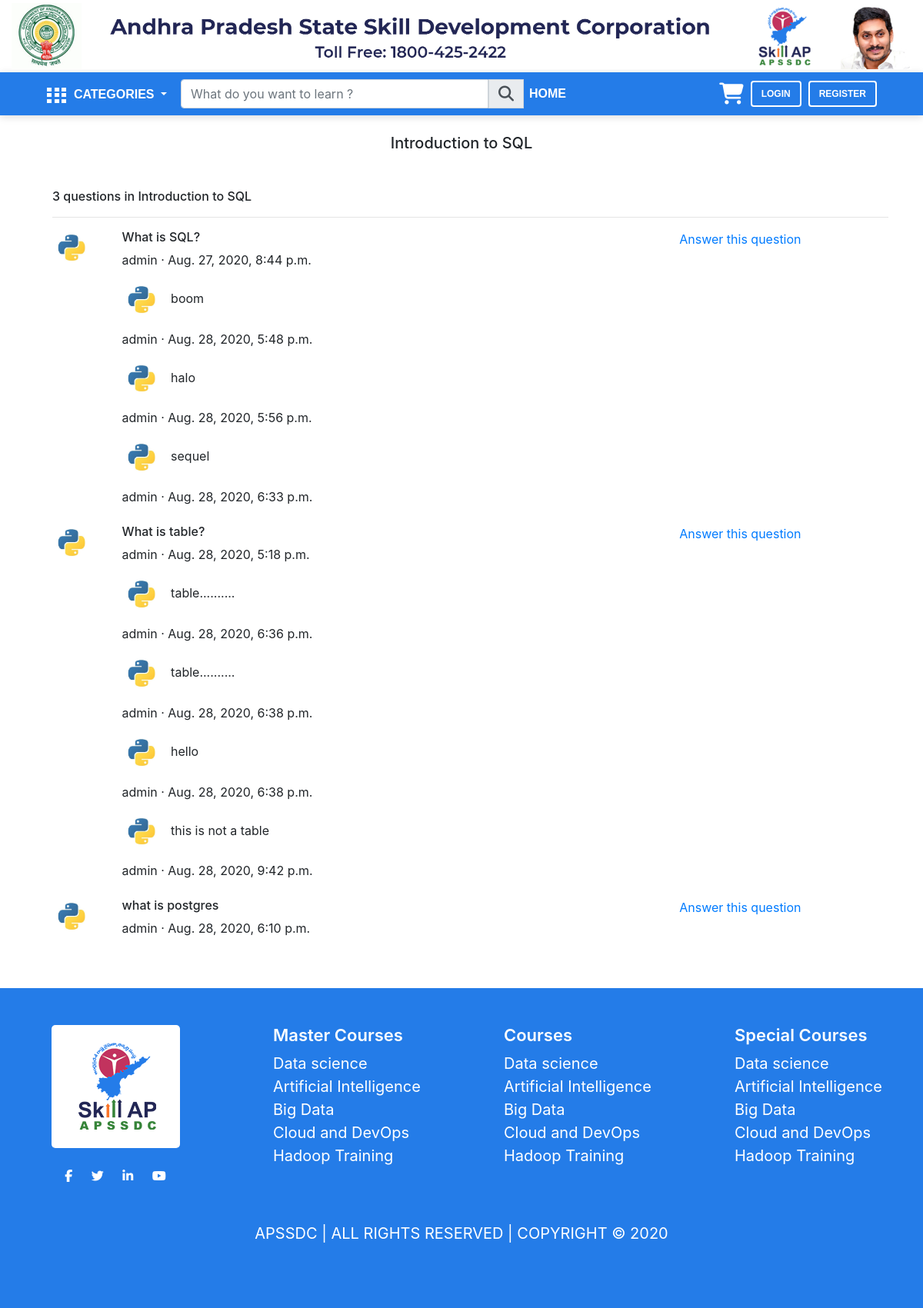
Page /qna/sqlintro/ on the committed database.
### lms/models.py (models this page shows, shortened)
class Course(models.Model):
	title = models.CharField(max_length = 100)
	category = models.ForeignKey(Category, on_delete = models.CASCADE)
	short_description = models.TextField()
	description = models.TextField()
	video_id = models.CharField(max_length = 20,default = 'bY6m6_IIN94',verbose_name = "Introduction Video ID")
	img1240x600 = models.ImageField(upload_to = '')
	img293x274 = models.ImageField(upload_to = '')
	duration = models.CharField(max_length = 10)
	credits = models.IntegerField()
	reviews = models.FloatField(verbose_name = 'rating')
	enrolled = models.IntegerField()
	slug = models.SlugField()
	offer_price = models.IntegerField()
	original_price = models.IntegerField()
	tags = models.TextField(verbose_name = 'Key Skills')
	trainer = models.ForeignKey(Trainer, on_delete = models.CASCADE)
	project = models.ManyToManyField(Project)
	faq = models.ManyToManyField(FAQ)

class TimeStamp(models.Model):
	created_at = models.DateTimeField(auto_now_add = True)
	updated_at = models.DateTimeField(auto_now = True)
	user = models.ForeignKey(MyUser,on_delete = models.CASCADE,null = True)
	class Meta:
		abstract = True

class Question(TimeStamp):
	question = models.TextField()
	course = models.ForeignKey(Course,on_delete = models.CASCADE)

class Answer(TimeStamp):
	question = models.ForeignKey(Question,on_delete = models.CASCADE,related_name = "answers")
	answer = models.TextField()

### authentication/models.py (models this page shows, shortened)
class MyUser(AbstractUser):
    college = models.CharField(max_length = 100)
    branch = models.CharField(max_length = 100)
    mobile = PhoneNumberField()
    display_pic = models.ImageField(upload_to = '', default = 'python.jpg')
    slug = models.SlugField(default = '')
    class Meta:
        verbose_name = "Apssdc User"
        verbose_name_plural = "Apssdc Users"
    def __str__(self):
        return self.username

### lms/views.py (the view)
# urls.py: path('qna/<slug:slug>/',qna,name = 'qna'),
def qna(request,slug):
	course = Course.objects.get(slug = slug)
	course_id = course.id
	course_title = course.title
	course_slug = course.slug
	questions = Question.objects.filter(course_id = course_id)
	return render(request,'qna.html',{'questions':questions,'course':course_slug,'course_title':course_title,'aform':AnswerForm()})

### lms/forms.py
class AnswerForm(forms.ModelForm):
	class Meta:
		model = Answer
		fields = ['answer']

### lms/views.py (called while the page is built)
def navbar(request):
   return {'category':Category.objects.all()}

### lms/templates/qna.html (shortened to what this page needs)
{% extends 'base.html' %}
{% load static %}
{% block head %}
<link rel="stylesheet" href="{% static 'style.css' %}">
<link rel="stylesheet" href="https://maxcdn.bootstrapcdn.com/bootstrap/4.0.0/css/bootstrap.min.css"
 />
{% endblock %}
{% block content %}
<section>
  <div class="container">
<h5 class="text-center m-4">{{course_title}}</h5>
<div class="row mt-5 ml-2">
          <div class="col-md-12">
            <h6 class="mb-3">{{questions.count}} questions in {{course_title}}
            </h6>
            <hr>
            {% for i in questions %}
            <div class="row mt-2 no-gutters">
              <div class="col-md-1">
                <img class="heroImg" src="{{i.user.display_pic.url}}" width="50px">
              </div>
              <div class="col-md-8">
                <h6> {{i.question}}</h6>
                <p>{{i.user}} · {{i.created_at}}</p>
                {% for j in i.answers.all %}
                <p> <img class="heroImg" src="{{j.user.display_pic.url}}" width="50px"> &nbsp;&nbsp;{{j.answer}}
                </p>
                <p>{{j.user}} · {{j.created_at}}</p>
                {% endfor %}
              </div>
              <div class="col-md-3">
                <a href="#" data-toggle="modal" data-target="#answerFormModal{{i.pk}}">Answer this question</a>
              </div>
            </div>
            {% endfor %}
          </div>
        </div>
      </div>
        </section>
        {% endblock %}

### lms/templates/base.html (shortened to what this page needs)
{% load static %}
<!DOCTYPE html>
<html lang="en">
<head>
  {% block head %}{% endblock %}
</head>
<body>
  {% block nav %}
  {% if user.is_authenticated %}
  {% include 'regnav.html' %}
  {% else %}
  {% include 'nav.html' %}
  {% endif %}
  {% endblock %}
  {% block content %}
  {% endblock %}
  <section class="student" id="siteFooter">
    <div class="container-fluid">
      <div class="row">
        <div class="col-md-3 text-center">
          <img src="{% static 'img/logo.png' %}" class="mt-5 img-fluid  footlogo " alt="Responsive image"><br><br>
          <div class="social">
            <a href="#" class="fa fa-facebook"></a>
            <a href="#" class="fa fa-twitter"></a>
            <a href="#" class="fa fa-linkedin"></a>
            <a href="#" class="fa fa-youtube"></a>
          </div>
        </div>
        <div class="col-md-3 mt-5">
          <ul class="lifoot">
            <h5 class="foothead">Master Courses</h5>
            <li>Data science</li>
            <li>Artificial Intelligence</li>
            <li>Big Data</li>
            <li>Cloud and DevOps</li>
            <li>Hadoop Training</li>
          </ul>
        </div>
        <div class="col-md-3 mt-5">
          <ul class="lifoot">
            <h5 class="foothead">Courses</h5>
            <li>Data science</li>
            <li>Artificial Intelligence</li>
            <li>Big Data</li>
            <li>Cloud and DevOps</li>
            <li>Hadoop Training</li>
          </ul>
        </div>
        <div class="col-md-3 mt-5">
          <ul class="lifoot">
            <h5 class="foothead">Special Courses</h5>
            <li>Data science</li>
            <li>Artificial Intelligence</li>
            <li>Big Data</li>
            <li>Cloud and DevOps</li>
            <li>Hadoop Training</li>
          </ul>
        </div>
      </div>
    </div>
    <div class="container">
      <div class="row">
        <div class="col pb-3 text-center mt-5">
          <p class="text-uppercase copy">APSSDC | All rights reserved | Copyright © 2020</p>
        </div>
      </div>
    </div>
  </section>
</body>
</html>

### lms/templates/nav.html (shortened to what this page needs)
{% load static %}
<header id="headerSection" class="sticky-top">
  <div class="container-fluid py-1 sticky-top" id="imgMenu">
    <a href="{% url 'lms:index' %}"> <img src="{% static 'img/headlogo.jpg' %}" class="w-100 d-none d-sm-block"></a>
  </div>
  <nav class="navbar navbar-expand-lg navbar-dark  main-menu" id="desktopMenu">
    <div class="collapse navbar-collapse " id="navbarTogglerDemo01">
      <div class="dropdown">
        <a class="dropdown-toggle" type="button" id="dropdownMenu1" data-toggle="dropdown" aria-haspopup="true"
          aria-expanded="false">
          <img src="{% static 'img/cat01.png' %}" class="img-fluid" alt="Responsive image">&nbsp;&nbsp;Categories
        </a>
      </div>
      <form class="form-inline pad" action = "{% url 'lms:allcourses' %}" method ='POST' value='{{request.POST.q}}'>
        <div class="input-group">
          &nbsp;&nbsp;&nbsp;&nbsp;<input type="text" class="form-control mysearch" name = 'q' value = '{{request.POST.q}}' placeholder="What do you want to learn ?" aria-label="Username" aria-describedby="basic-addon1">
          <div class="input-group-prepend">
            <span class="input-group-text" id="basic-addon1" type="submit"><i class="fa fa-search" style="font-size:20px"></i></span>
          </div>
        </div>
      </form>
      <ul class="navbar-nav mr-auto mt-2 mt-lg-0">
        <li class="nav-item active">
          <a class="nav-link" href="{% url 'lms:index' %}">Home</a>
        </li>
      </ul>
      <i class="fa fa-shopping-cart" style="font-size:28px;color:white"></i>&nbsp;&nbsp;
      <form class="form-inline my-2 my-lg-0">
        {% if not user.is_authenticated %}
	<a href="{% url 'auth_login' %}" class="btn btn-outline-primary  login-btn my-2 my-sm-0" type="submit" id="">Login</a>
        <a href="{% url 'registration_register' %}" class="btn btn-outline-primary  login-btn my-2 my-sm-0" type="submit" id="">Register</a>
        {% else %}
        <span class="myprofile">{{request.user}}</span><a href="{% url 'auth_logout' %}"
          class="btn btn-outline-primary  login-btn my-2 my-sm-0" type="submit">Logout</a>&nbsp;&nbsp;<a
          href="{% url 'authentication:profile' %}"><i class="fa fa-user-circle-o"
            style="font-size:28px;color:white"></i></a>
        {% endif %}
      </form>
    </div>
  </nav>
</header>

### templates/bs4_form_label.html (shortened to what this page needs)
{% load widget_tweaks %}

### static/style.css (style rules this page uses)
html, body { scroll-behavior: smooth; scroll-padding-top: 220px; max-width: 100%; overflow-x: hidden; font-family: "Montserrat", sans-serif; }
.main-menu { padding-left: 5% !important; padding-right: 5% !important; -webkit-box-shadow: gainsboro 0px 2px 10px; box-shadow: gainsboro 0px 2px 10px; background-color: #247ce8 !important; }
.main-menu a { color: white !important; text-transform: uppercase !important; font-weight: 600 !important; font-size: 16px; font-family: "Montserrat", sans-serif; }
.main-menu .login-btn { background-color: transparent; border: 2px solid white; color: white; font-size: 12px; }
.mysearch { width: 400px !important; }
.fa-search { cursor: pointer; }
.student { margin-top: 50px; padding-bottom: 50px; background-color: #247ce8; }
.lifoot li { list-style-type: none; color: white; font-size: 20px; }
.footlogo { background-color: white; border-radius: 5px; padding: 15px; }
.foothead { color: white; font-size: 22px; font-weight: 600; }
.copy { color: white; font-size: 20px; }
.fa-facebook { color: white; }
.fa-twitter { color: white; margin-left: 20px; }
.fa-linkedin { color: white; margin-left: 20px; }
.fa-youtube { color: white; margin-left: 20px; }
.dropdown { position: relative; display: inline-block; cursor: pointer; }

### rows in the picture
Course: title "Introduction to SQL"
Question: user.display_pic (picture), question "What is SQL?", user "admin", created_at "Aug. 27, 2020, 8:44 p.m."
Answer: user.display_pic (picture), answer "boom", user "admin", created_at "Aug. 28, 2020, 5:48 p.m."
Answer: user.display_pic (picture), answer "halo", user "admin", created_at "Aug. 28, 2020, 5:56 p.m."
Answer: user.display_pic (picture), answer "sequel", user "admin", created_at "Aug. 28, 2020, 6:33 p.m."
Question: user.display_pic (picture), question "What is table?", user "admin", created_at "Aug. 28, 2020, 5:18 p.m."
Answer: user.display_pic (picture), answer "table..........", user "admin", created_at "Aug. 28, 2020, 6:36 p.m."
Answer: user.display_pic (picture), answer "table..........", user "admin", created_at "Aug. 28, 2020, 6:38 p.m."
Answer: user.display_pic (picture), answer "hello", user "admin", created_at "Aug. 28, 2020, 6:38 p.m."
Answer: user.display_pic (picture), answer "this is not a table", user "admin", created_at "Aug. 28, 2020, 9:42 p.m."
Question: user.display_pic (picture), question "what is postgres", user "admin", created_at "Aug. 28, 2020, 6:10 p.m."

### other values in the picture
{{ questions.count }} "3"
